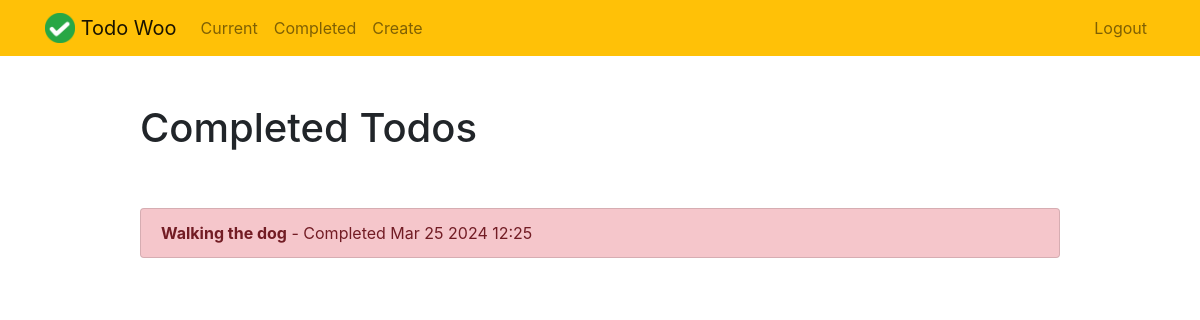
The page /completed/ (signed in) on the database as committed earlier.
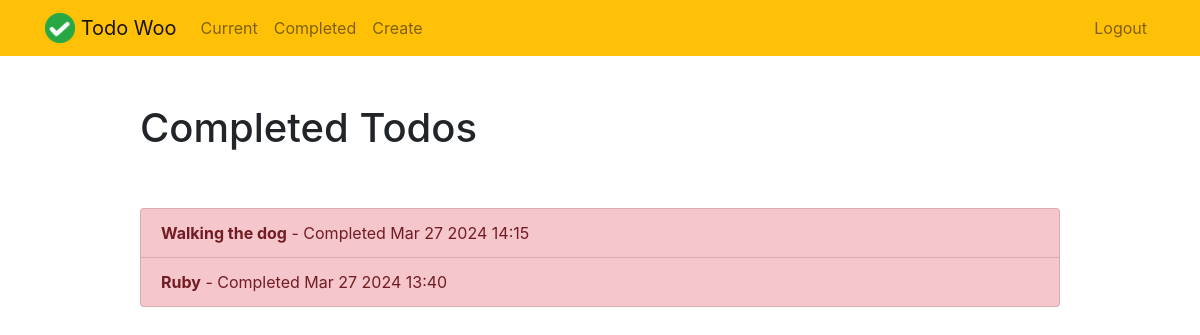
The same page on the database as committed later.
### todo/models.py (models this page shows, shortened)
class Todo(models.Model):
    title = models.CharField(max_length=100)
    memo = models.TextField(blank=True)
    created = models.DateTimeField(auto_now_add=True)
    datecompleted = models.DateTimeField(null=True, blank=True)
    important = models.BooleanField(default=False)
    user = models.ForeignKey(User, on_delete=models.CASCADE)

### todo/views.py (the view)
# urls.py: path('completed/', views.completedtodos, name='completedtodos')
@login_required
def completedtodos(request):
    todos = Todo.objects.filter(user=request.user, datecompleted__isnull=False).order_by('-datecompleted')
    return render(request, 'todo/completedtodos.html', {'todos': todos})

### todo/templates/todo/completedtodos.html
{% extends "todo/base.html" %}
{% block content %}
    <div class="row justify-content-center mt-5">
        <div class="col-md-10">
            <h1>Completed Todos</h1>
        </div>
    </div>
    <div class="row justify-content-center mt-5">
        <div class="col-md-10">
            <div class="list-group">
                {% for todo in todos %}
                    <a href="{% url 'todo' todo.id %}" class="list-group-item list-group-item-action{% if todo.important %} list-group-item-danger{% endif %}"><b>{{ todo.title }}</b> - Completed {{ todo.datecompleted|date:'M j Y H:i' }}</a>
                {% endfor %}
            </div>
        </div>
    </div>
{% endblock %}

Rows that differ between the two databases and show on the page:
changed Todo "Walking the dog": datecompleted "Mar 25 2024 12:25" → "Mar 27 2024 14:15"
added Todo: title "Ruby", datecompleted "Mar 27 2024 13:40"
